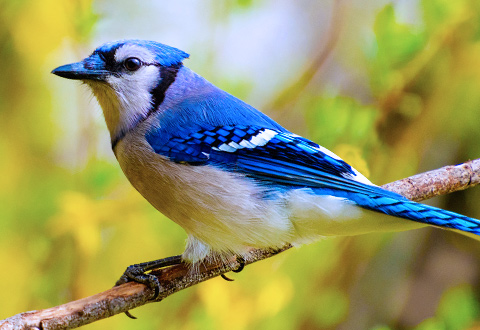
#> input picture lesson-14/birds.jpg, 480 x 330 px, found by its file name
$ python image_manipulation.py
#> lines starting #> are read from the running program, lines starting #| are printed output that depends on the picture; after the words box and inside, x2 and y2 are one past the last pixel; in counts of white or black regions, pixels touching at a corner belong together
import numpy as np
from PIL import Image

image = np.array(Image.open("birds.jpg"))
#> image is the input picture: shape (330, 480, 3); mean R, G, B 150.3, 151.5, 101.1
hor_flip = np.fliplr(image)
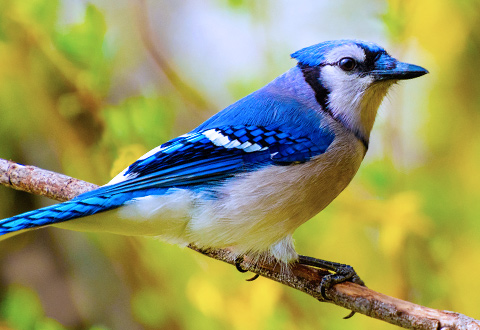
#> hor_flip: shape (330, 480, 3); mean R, G, B 150.3, 151.5, 101.1
ver_flip = np.flipud(image)
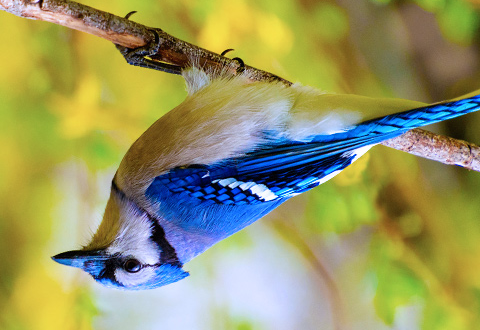
#> ver_flip: shape (330, 480, 3); mean R, G, B 150.3, 151.5, 101.1
Image.fromarray(hor_flip).save("flipped_h.jpg")
Image.fromarray(ver_flip).save("flipped_v.jpg")

noise = np.random.randint(0, 50, image.shape, dtype = np.uint8)
noisy_image = np.clip(image + noise, 0, 255)
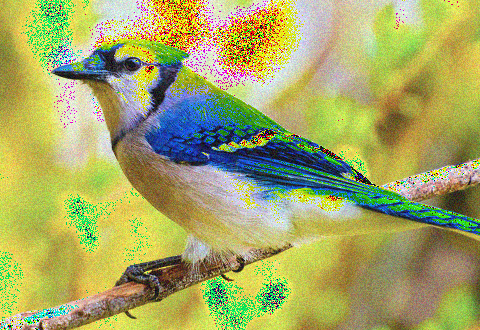
#> noisy_image: shape (330, 480, 3); mean R, G, B 165.7, 168.8, 101
Image.fromarray(noisy_image).save("noisy_birds.jpg")

bright_image = np.clip(image + 20, 0, 255)
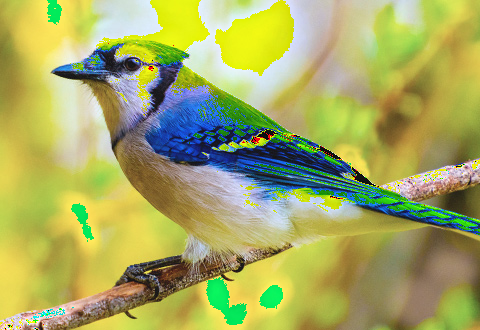
#> bright_image: shape (330, 480, 3); mean R, G, B 166.3, 170.7, 98.1
Image.fromarray(bright_image).save("birght_birds.jpg")

h, w, _ = image.shape
#> h = 330; w = 480
centery, centerx = h/2, w/2
#> centery = 165; centerx = 240
masked_image = image.copy()
masked_image[int(centery - 50) : int(centery + 50),
             int(centerx - 50) : int(centerx + 50)] = (0, 0, 0)
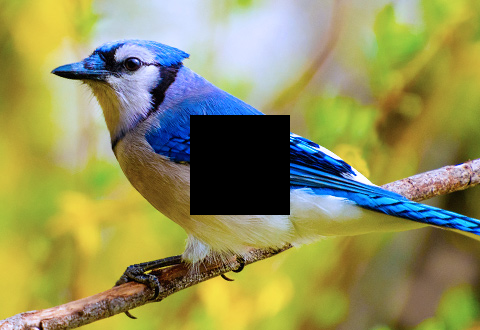
#> masked_image: shape (330, 480, 3); 6.31% of pixels changed, all inside (x1, y1, x2, y2) = (190, 115, 290, 215)
Image.fromarray(masked_image).save("masked_image.jpg")
